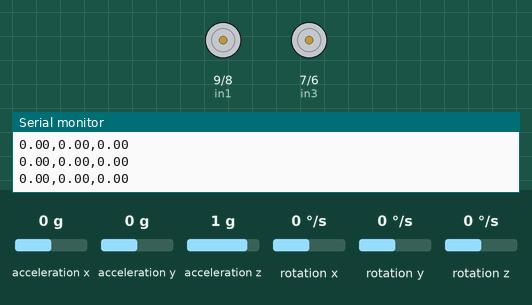
This sketch was run on a simulated Arduino Uno, built with avr-gcc and run on an emulated ATmega328P. Parts: motor-driver pin pairs drawn as motors (green arrow = first pin HIGH = forward, orange = second pin HIGH = backward, longer = more drive, scaled by the enable pin), the last lines printed to the serial monitor. The test bench sets the inputs (shaded band); at power-on: rotation y 0 °/s, acceleration z 1 g, acceleration x 0 g, acceleration y 0 g, rotation x 0 °/s, rotation z 0 °/s.

Above: at 1.2 s.
1.3 s: rotation y set to -184 °/s
At 4.0 s:
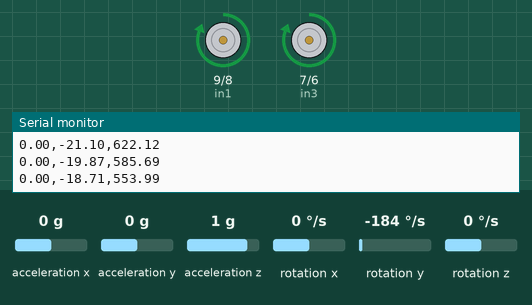
4.3 s: acceleration z set to 0.1 g
At 5.0 s:
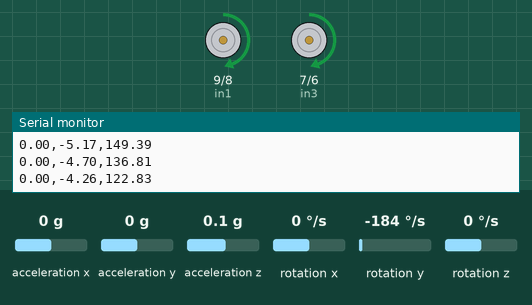
7.3 s: acceleration z set to -0.2 g
At 7.36 s:
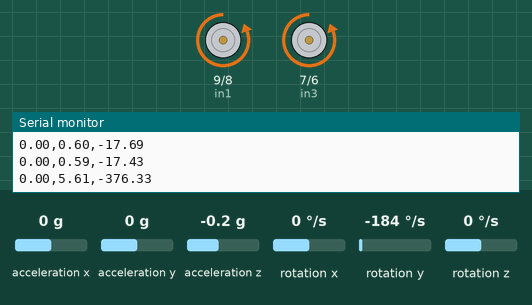
Timing chart, 0 to 10.3 s (numbered marks = the images above; inputs shaded):
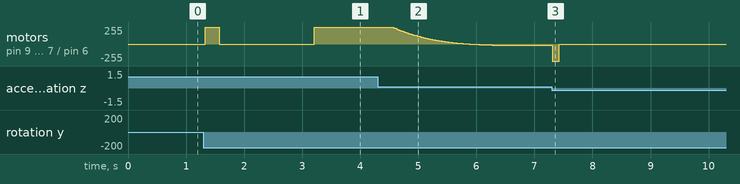

The sketch:

PID_SKD.ino
```cpp
/* * Revisi Final Self Balancing Robot
 * Integrasi MPU6050 & L298N dengan PID Control
 * Fitur Tambahan: Pencari Tu (Ultimate Period) untuk Tuning Ziegler-Nichols 2
 * Revisi: Penambahan Output untuk Serial Plotter
 */

#include <math.h>
#include <I2Cdev.h>
#include "Wire.h"
#include <MPU6050.h>
#define RESTRICT_PITCH

// --- Kalman filter variables ---
MPU6050 accelgyro;
float Qacc, Qgyro, R;
float Xkacc, Xkpacc, Xkgyro, Pkp00, Pkp01, dXgyro;
float Pkp[2][2], KG[2], Wk;
unsigned long dtact;
double dtlast, dt;
int16_t ax, ay, az;
int16_t gx, gy, gz;
int16_t accX, accY, accZ;
double gyroY, gyroYlast, gyroYangle;
double kalmanY, PVpitch, pitch;
float New_PVpitch;

// --- Driver motor pins (WIRING AKTUAL TERBARU) ---
const int enA = 10;  // PWM Motor A
const int in1 = 9;
const int in2 = 8;
const int enB = 5;   // PWM Motor B
const int in3 = 7;
const int in4 = 6;

// --- PID Variables ---
float Kp, Ki, Kd;
float Sv, Pid;
float et, et_1, eint, eint_1, edif, eint_update;
int Mv;

// --- Variabel untuk Deteksi Puncak (Ziegler-Nichols 2) ---
float last_PVpitch = 0;
unsigned long lastPeakTime = 0;
unsigned long Tu = 0;
bool isRising = false;

// --- Variabel untuk Interval Tampilan Plotter ---
unsigned long lastPrintTime = 0;
const int printInterval = 50; // Update grafik setiap 50 milidetik

// Fungsi Set Angle Kalman
void setAngleY(float pitch) {
  Xkacc = pitch;
}

float kalman_gyro() {
  return dXgyro;
}

// Fungsi Hitung Kalman Filter
float kalman_calculation(float Xtacc, float Xtgyro, float dt) {
  dXgyro = Xtgyro - Xkgyro;
  Xkacc = Xkacc + (dt * dXgyro) + Wk;
  Pkp[0][0] = Pkp[0][0] + (dt * (dt * Pkp[1][1] - Pkp[0][1] - Pkp[1][0] + Qacc));
  Pkp[0][1] = Pkp[0][1] - (dt * Pkp[1][1]);
  Pkp[1][0] = Pkp[1][0] - (dt * Pkp[1][1]);
  Pkp[1][1] = Pkp[1][1] + (dt * Qgyro);
  KG[0] = Pkp[0][0] / (Pkp[0][0] + R);
  KG[1] = Pkp[1][0] / (Pkp[0][0] + R);
  Xkacc = Xkacc + (KG[0] * (Xtacc - Xkacc));
  Xkgyro = Xkgyro + (KG[1] * (Xtacc - Xkacc));
  Pkp00 = Pkp[0][0];
  Pkp01 = Pkp[0][1];
  Pkp[0][0] = Pkp[0][0] - (KG[0] * Pkp00);
  Pkp[0][1] = Pkp[0][1] - (KG[0] * Pkp01);
  Pkp[1][0] = Pkp[1][0] - (KG[1] * Pkp00);
  Pkp[1][1] = Pkp[1][1] - (KG[1] * Pkp01);
  return Xkacc;
}

// Fungsi Kendali Motor H-Bridge
void Motor_Control(int speedMv) {
  // Matikan motor jika nilai PID 0
  if (speedMv == 0) {
    analogWrite(enA, 0);
    analogWrite(enB, 0);
    digitalWrite(in1, LOW);
    digitalWrite(in2, LOW);
    digitalWrite(in3, LOW);
    digitalWrite(in4, LOW);
    return;
  }

  // Batasi maksimal PWM ke 255
  int pwm = abs(speedMv);
  if (pwm > 255) pwm = 255;

  if (speedMv > 0) {
    // Gerak Maju
    analogWrite(enA, pwm);
    analogWrite(enB, pwm);
    digitalWrite(in1, HIGH);
    digitalWrite(in2, LOW);
    digitalWrite(in3, HIGH);
    digitalWrite(in4, LOW);
  }
  else if (speedMv < 0) {
    // Gerak Mundur
    analogWrite(enA, pwm);
    analogWrite(enB, pwm);
    digitalWrite(in1, LOW);
    digitalWrite(in2, HIGH);
    digitalWrite(in3, LOW);
    digitalWrite(in4, HIGH);
  }
}

void setup() {
  // Setup Kalman Filter Init
  Qacc = 0.002;
  Qgyro = 0.004;
  R = 0.4;

  Wire.begin();
  Serial.begin(9600);

  accelgyro.initialize();

  // Setup Nilai Konstanta PID AWAL UNTUK MENCARI Ku
  // Untuk metode ZN2, set Ki dan Kd ke 0.
  // Naikkan Kp pelan-pelan sampai robot berosilasi (bergetar maju-mundur) secara stabil
  Kp = 30; // Ubah nilai ini saat mencari Ku
  Ki = 0.0007;
  Kd = 0.5;

  et_1 = 0;
  eint_1 = 0;

  // Setup Pin Motor
  pinMode(in1, OUTPUT);
  pinMode(in2, OUTPUT);
  pinMode(in3, OUTPUT);
  pinMode(in4, OUTPUT);
  pinMode(enA, OUTPUT);
  pinMode(enB, OUTPUT);

  // Memastikan motor mati saat awal menyala
  Motor_Control(0);
}

void loop() {
  // Setpoint (Titik Seimbang), idealnya 0 derajat
  Sv = 0;

  // Hitung dt (Delta Time) secara real-time untuk akurasi integral/derivatif
  dtlast = dtact;
  dtact = millis();
  dt = (dtact - dtlast) / 1000.0; // Ubah ke detik

  // Mencegah error pembagian dengan nol saat looping pertama
  if (dt <= 0) dt = 0.01;

  // Pembacaan Sensor MPU6050
  accelgyro.getMotion6(&ax, &ay, &az, &gx, &gy, &gz);
  accX = ax;
  accZ = az;
  pitch = atan2(-accX, accZ) * RAD_TO_DEG;
  gyroY = gy / 131.0;

  // Eksekusi Kalman Filter
  if ((pitch < -90 && kalmanY > 90) || (pitch > 90 && kalmanY < -90)) {
    setAngleY(pitch);
    kalmanY = pitch;
    gyroYangle = pitch;
  } else {
    kalmanY = kalman_calculation(pitch, gyroY, dt);
  }

  gyroYangle = gyroYangle + (kalman_gyro() * dt);

  if (gyroYangle < -180 || gyroYangle > 180) {
    gyroYangle = kalmanY;
  }

  New_PVpitch = kalmanY;

  // FAILSAFE: Jika robot jatuh melebihi sudut 40 derajat, matikan motor
  if (New_PVpitch > 40 || New_PVpitch < -40) {
    Pid = 0;
    et_1 = 0;   // Reset error history
    eint_1 = 0; // Reset windup
  }
  else {
    // --- PERHITUNGAN PID ---

    // 1. Proportional (Error)
    et = Sv - New_PVpitch;

    // 2. Integral
    eint_update = ((et + et_1) * dt) / 2.0;
    eint = eint_1 + eint_update;

    // 3. Derivative
    edif = (et - et_1) / dt;

    // Total PID
    Pid = (Kp * et) + (Ki * eint) + (Kd * edif);

    // Update error history untuk perhitungan loop selanjutnya
    et_1 = et;
    eint_1 = eint;
  }

  // Kirim nilai PID ke Motor
  Motor_Control(Pid);

  // --- ALGORITMA PENCARI Tu (ZIEGLER-NICHOLS 2) ---

  // Deteksi jika sudut sedang bergerak naik
  if (New_PVpitch > last_PVpitch) {
    isRising = true;
  }
  // Jika sebelumnya naik, tapi sekarang turun, berarti ini adalah Puncak (Peak)
  else if (New_PVpitch < last_PVpitch && isRising) {
    unsigned long currentPeakTime = millis();

    // Filter noise: Abaikan getaran sangat kecil/cepat (misal < 100ms)
    if ((currentPeakTime - lastPeakTime) > 100) {
      Tu = currentPeakTime - lastPeakTime; // Jarak antar puncak (Ini adalah Tu dalam milidetik)
      lastPeakTime = currentPeakTime;

      // TEKS DIMATIKAN SEMENTARA AGAR SERIAL PLOTTER BISA MEMBACA GRAFIK
      // Serial.print("WaktuPuncak(ms): ");
      // Serial.print(currentPeakTime);
      // Serial.print(" \t Tu(ms): ");
      // Serial.println(Tu);
    }
    isRising = false; // Reset status untuk mencari puncak berikutnya
  }

  // Simpan nilai sudut saat ini untuk perbandingan di loop berikutnya
  last_PVpitch = New_PVpitch;

  // --- SERIAL PLOTTER OUTPUT ---
  // Mengirim data murni angka setiap interval waktu tertentu
  if (millis() - lastPrintTime >= printInterval) {
    lastPrintTime = millis();

    // Format: Setpoint(0), SudutAktual, OutputPID
    Serial.print(Sv);           // Garis 1: Target seimbang (0 derajat)
    Serial.print(",");
    Serial.print(New_PVpitch);  // Garis 2: Sudut aktual kemiringan robot
    Serial.print(",");
    Serial.println(Pid);        // Garis 3: Nilai PWM yang dihasilkan PID

    // TIPS: Jika garis PID membuat skala grafik sudut jadi tidak terlihat (mendatar),
    // berikan "//" di depan Serial.print(",") dan Serial.println(Pid);
  }
}
```

Measured:
- the behaviour switches between 0 and -0.1 g on acceleration z (found by bisection; images 2 and 3)
- after the input at 1.3 s, motor on pin 9 (in1) / pin 8 (in2), motor on pin 7 (in3) / pin 6 (in4): stopped → forward 255/255 at once, → stopped 0.24 s later, → forward 255/255 1.6 s later
